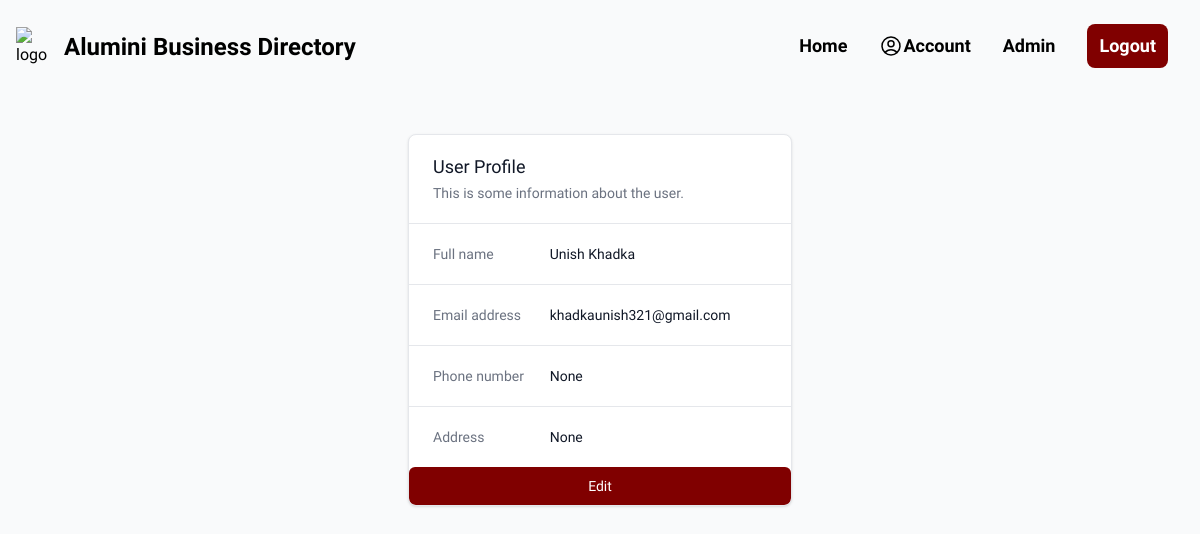
/account/ (signed in), run on an earlier commit of the app's database.
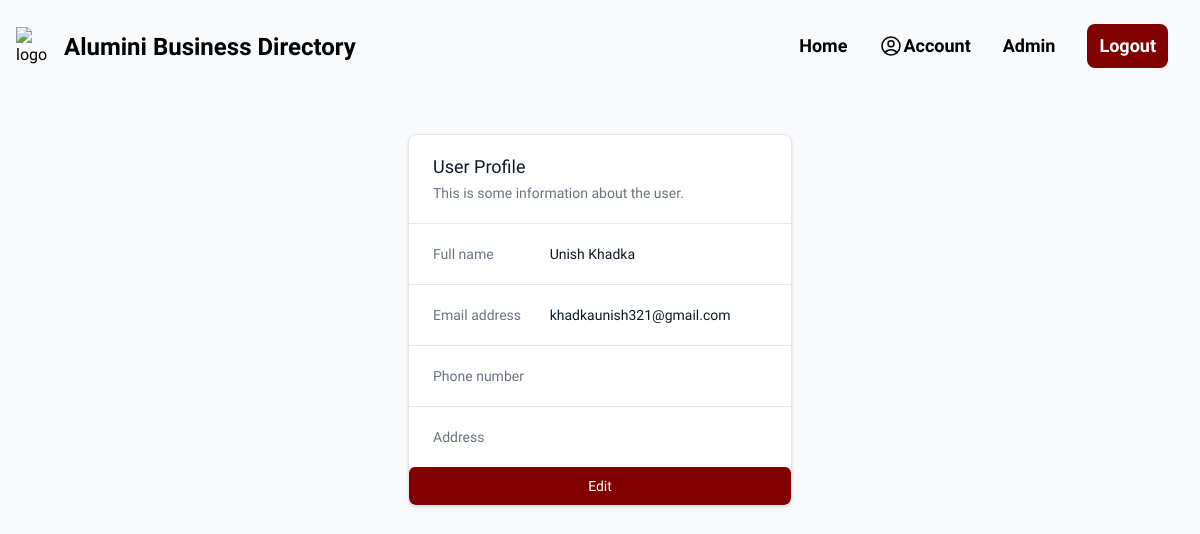
And on a later commit of the database.
### users/models.py (models this page shows, shortened)
class CustomUser(AbstractBaseUser, PermissionsMixin):
    id = models.CharField(
        _("ID"), primary_key=True, max_length=22, default=shortuuid.uuid, editable=False
    )
    email = models.EmailField(_("Email Address"), unique=True)
    full_name = models.CharField(_("Full Name"), max_length=100)
    phone_number = models.CharField(
        _("Phone Number"), max_length=15, null=True, blank=True
    )
    address = models.TextField(_("Address"), null=True, blank=True)
    is_active = models.BooleanField(_("Is Active"), default=True)
    is_staff = models.BooleanField(_("Is Staff"), default=False)
    date_joined = models.DateTimeField(_("Date Joined"), default=timezone.now)
    objects = CustomUserManager()
    USERNAME_FIELD = "email"
    REQUIRED_FIELDS = ["full_name"]
    class Meta:
        verbose_name = _("User")
        verbose_name_plural = _("Users")
        ordering = ["-date_joined"]

### alumini/views.py (the view)
# urls.py: path("account/", account, name="account"),
@login_required(login_url="login")
def account(request):
    user = request.user
    context = {"user": user}
    return render(request, "alumini/account.html", context)

### alumini/templates/alumini/account.html
{% extends "main.html" %} {% block content %}
<div
  class="bg-white overflow-hidden shadow rounded-lg border mx-auto max-w-sm my-10"
>
  <div class="px-4 py-5 sm:px-6">
    <h3 class="text-lg leading-6 font-medium text-gray-900">User Profile</h3>
    <p class="mt-1 max-w-2xl text-sm text-gray-500">
      This is some information about the user.
    </p>
  </div>
  <div class="border-t border-gray-200 px-4 py-5 sm:p-0">
    <dl class="sm:divide-y sm:divide-gray-200">
      <div class="py-3 sm:py-5 sm:grid sm:grid-cols-3 sm:gap-4 sm:px-6">
        <dt class="text-sm font-medium text-gray-500">Full name</dt>
        <dd class="mt-1 text-sm text-gray-900 sm:mt-0 sm:col-span-2">
          {{user.full_name}}
        </dd>
      </div>
      <div class="py-3 sm:py-5 sm:grid sm:grid-cols-3 sm:gap-4 sm:px-6">
        <dt class="text-sm font-medium text-gray-500">Email address</dt>
        <dd class="mt-1 text-sm text-gray-900 sm:mt-0 sm:col-span-2">
          {{user.email}}
        </dd>
      </div>
      <div class="py-3 sm:py-5 sm:grid sm:grid-cols-3 sm:gap-4 sm:px-6">
        <dt class="text-sm font-medium text-gray-500">Phone number</dt>
        <dd class="mt-1 text-sm text-gray-900 sm:mt-0 sm:col-span-2">
          {{user.phone_number}}
        </dd>
      </div>
      <div class="py-3 sm:py-5 sm:grid sm:grid-cols-3 sm:gap-4 sm:px-6">
        <dt class="text-sm font-medium text-gray-500">Address</dt>
        <dd class="mt-1 text-sm text-gray-900 sm:mt-0 sm:col-span-2">
          {{user.address}}
        </dd>
      </div>
    </dl>
  </div>
  <div>
    <a
      href="{% url 'edit_profile' %}"
      class="block w-full bg-[#800000] border border-transparent rounded-md py-2 px-4 text-sm text-center font-medium text-white hover:bg-[#801818]"
      >Edit</a
    >
  </div>
</div>
{% endblock %}

What changed in the data, as far as the page shows it:
changed CustomUser "Unish Khadka": phone_number "None" → (not shown); address "None" → (not shown)
